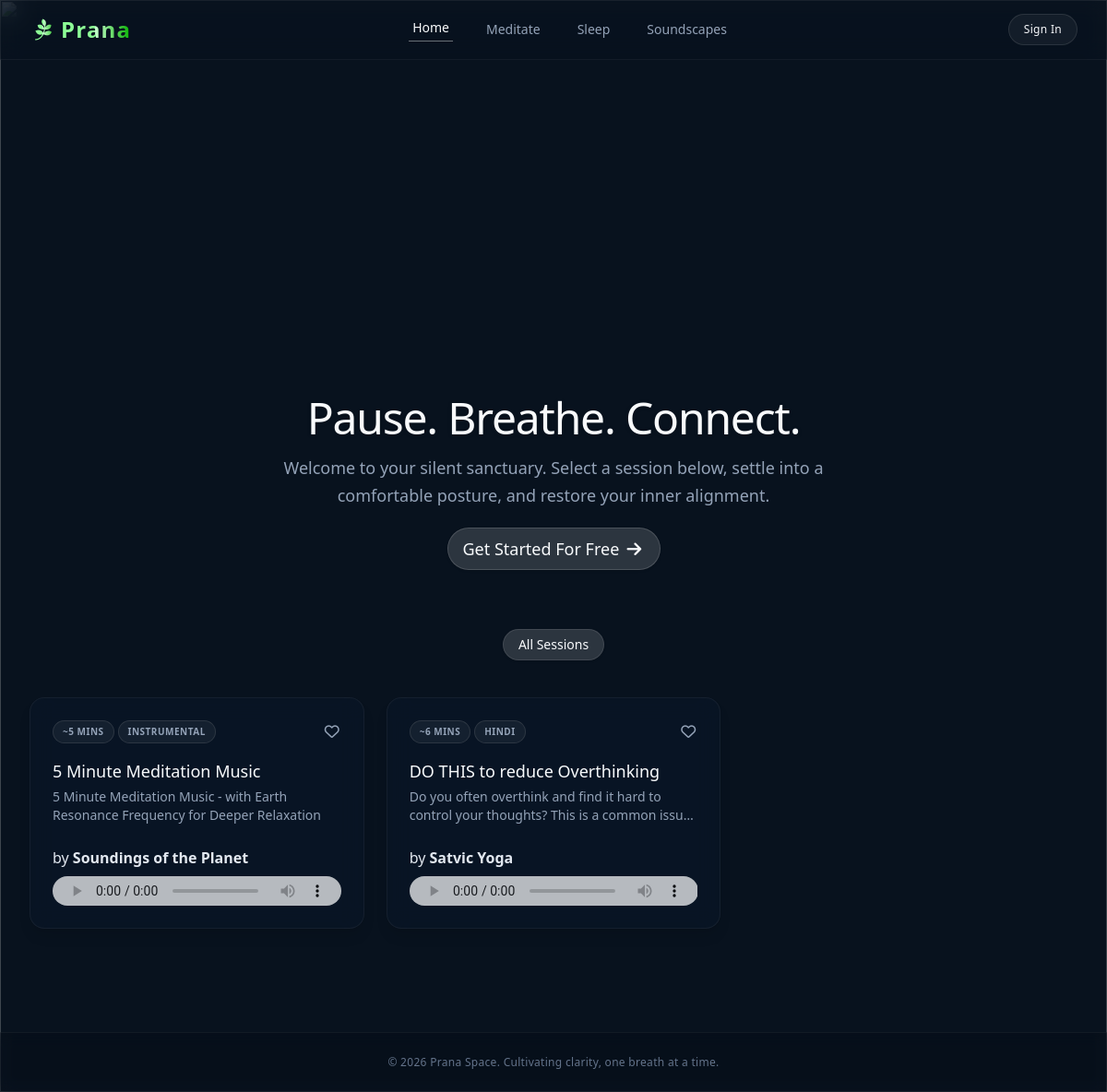
The page / on the database its author committed.
### Home/models.py (models this page shows, shortened)
class AudioMediations(models.Model):
    title = models.CharField(max_length=255)
    description = models.TextField(blank=True, null=True)
    duration = models.IntegerField()
    audio_file = models.FileField(upload_to='mediation_audios/')
    source = models.CharField(max_length=255, blank=True, null=True)
    source_link = models.TextField(blank=True, null=True)
    language = models.CharField(max_length=20)

### Home/views.py (the view)
# urls.py: path('', views.home, name="home")
def home(request):
    music = AudioMediations.objects.all()
    data = {
        'music':music
    }
    return render(request, "index.html", data)

### templates/index.html (shortened to what this page needs)
{% extends 'base.html' %}
{% block main %}
  <main class="grow max-w-7xl w-full mx-auto px-4 sm:px-6 lg:px-8 py-10 lg:py-16 flex flex-col justify-center items-center">
    <dotlottie-wc src="https://lottie.host/7c0abff9-dd47-486b-92db-56f2f7e956e8/10we6rbi3T.lottie" class="text-center " style="width: 300px;height: 300px" autoplay loop></dotlottie-wc>
    <div class="text-center max-w-2xl mx-auto mb-16">
      <h1 class="text-4xl sm:text-5xl font-light tracking-tight text-[#f8fafc] mb-4 drop-shadow-sm">Pause. Breathe. Connect.</h1>
      <p class="text-base sm:text-lg text-[#94a3b8] font-light leading-relaxed">Welcome to your silent sanctuary. Select a session below, settle into a comfortable posture, and restore your inner alignment.</p>
      {% if request.user.is_authenticated %}
      {% else %}
      <button class="mt-5 bg-white/15 text-[#f8fafc] text-xs sm:text-[18px] font-medium py-2.5 px-4 rounded-full border border-white/15 shadow-sm duration-300 cursor-pointer hover:scale-105 hover:border-white active:scale-95">Get Started For Free <i class="fa-solid fa-arrow-right"></i></button>
      {% endif %}
    </div>
    <div class="flex flex-wrap justify-center gap-3 mb-10">
      <button class="bg-white/15 text-[#f8fafc] text-xs sm:text-sm font-medium py-1.5 px-4 rounded-full border border-white/10 hover:border-white shadow-sm transition-all duration-300">All Sessions</button>
    </div>
    <div class="grid grid-cols-1 sm:grid-cols-2 lg:grid-cols-3 gap-6">
      {% for sound in music %}
        <div class="bg-[#0b1b2d]/40 backdrop-blur-md border border-white/5 rounded-2xl p-6 flex flex-col justify-between transition-all duration-300 hover:border-white/15 hover:bg-[#0b1b2d]/60 hover:-translate-y-1 shadow-lg">
          <div>
            <div class="flex items-center justify-between mb-4">
              <div class="flex gap-1 flex-wrap">
                <span class="text-[10px] font-semibold tracking-wider uppercase px-2.5 py-1 bg-white/5 border border-white/10 text-[#94a3b8] rounded-full">
                  ~{{ sound.duration }}
                  Mins
                </span>
                <span class="text-[10px] font-semibold tracking-wider uppercase px-2.5 py-1 bg-white/5 border border-white/10 text-[#94a3b8] rounded-full">{{ sound.language }}</span>
              </div>
              <span class="text-[#94a3b8] hover:text-[#f8fafc] cursor-pointer transition-colors like">
                <i class="fa-regular fa-heart"></i>
              </span>
            </div>
            <h3 class="text-lg font-medium text-[#f8fafc] mb-1">{{ sound.title }}</h3>
            <p class="text-sm text-[#94a3b8] font-light mb-6 line-clamp-2">{{ sound.description }}</p>
          </div>
          <span>by <a class="font-bold" href="{{sound.source_link}}">{{sound.source}}</a></span>
          <div class="mt-auto pt-2">
            <audio controls class="w-full opacity-75 hover:opacity-100 transition-opacity rounded-lg h-8 bg-transparent">
              <source src="{{ sound.audio_file.url }}" type="audio/mpeg" />Your browser does not support the audio element.
            </audio>
          </div>
        </div>
      {% endfor %}
    </div>
  </main>
{% endblock %}

### templates/base.html (shortened to what this page needs)
{% load static %}
<!DOCTYPE html>
<html lang="en">
  <head>
    <link rel="stylesheet" href="{% static 'css/output.css' %}" />
    <link defer="" media="all" onload="this.media='all'" rel="stylesheet" href="https://site-assets.fontawesome.com/releases/v7.3.1/css/fontawesome.css" />
    <script src="https://cdn.jsdelivr.net/npm/@tailwindcss/browser@4"></script>
  </head>
  <body class="text-[#e2e8f0] bg-[#08121e] h-screen flex flex-col antialiased">
    {% block header %}
      <nav class="w-full border-b border-white/5 bg-[#08121e]/40 backdrop-blur-md sticky top-0 z-40 transition-colors duration-300">
        <div class="max-w-7xl mx-auto px-4 sm:px-6 lg:px-8">
          <div class="flex items-center justify-between h-16">
            <a href="/" class="flex items-center gap-1 group cursor-pointer">
              <span class="text-2xl text-[#94a3b8] group-hover:text-[#f8fafc] transition-colors duration-300"><i class="fa-brands fa-pagelines heading-text" style="color: #1ca643;"></i></span>
              <span class="heading-text font-medium tracking-wider text-[#f8fafc] transition-colors duration-300 text-2xl">Prana</span>
            </a>
            <div class="hidden md:flex items-center gap-8 text-sm font-medium">
              <a href="#" class="text-[#f8fafc] border-b border-white/40 pb-1 px-1 transition-all duration-300">Home</a>
              <a href="#" class="text-[#94a3b8] hover:text-[#f8fafc] transition-colors duration-300 px-1">Meditate</a>
              <a href="#" class="text-[#94a3b8] hover:text-[#f8fafc] transition-colors duration-300 px-1">Sleep</a>
              <a href="#" class="text-[#94a3b8] hover:text-[#f8fafc] transition-colors duration-300 px-1">Soundscapes</a>
            </div>
            <div class="flex gap-1">
              {% if request.user.is_authenticated %}
                <div class="md:flex items-center">
                  <button id="profile-btn" class="bg-white/5 hover:bg-white/10 text-[#f8fafc] text-xs font-medium tracking-wide py-2 px-4 rounded-full border border-white/10 transition-all duration-300 hover:scale-105 active:scale-95" data-link="{% url 'profile' %}"><i class="fa-solid fa-user"></i> {{ request.user.username }}</button>
                </div>
              {% else %}
                <div class="md:flex items-center">
                  <button id="signin-btn" class="bg-white/5 hover:bg-white/10 text-[#f8fafc] text-xs font-medium tracking-wide py-2 px-4 rounded-full border border-white/10 transition-all duration-300 hover:scale-105 active:scale-95" data-link="{% url 'login_view' %}">Sign In</button>
                </div>
              {% endif %}
            </div>
          </div>
        </div>
      </nav>
    {% endblock %}
    {% block main %}
    {% endblock %}
    <footer class="w-full border-t border-white/5 bg-[#050c16]/30 backdrop-blur-sm py-6 mt-12 text-center text-xs text-[#64748b] tracking-wide">&copy; 2026 Prana Space. Cultivating clarity, one breath at a time.</footer>
  </body>
</html>

### rows shown on the page
AudioMediations: duration "5", language "INSTRUMENTAL", title "5 Minute Meditation Music", description "5 Minute Meditation Music - with Earth Resonance Frequency for Deeper Relaxation", source "Soundings of the Planet"
AudioMediations: duration "6", language "HINDI", title "DO THIS to reduce Overthinking", description "Do you often overthink and find it hard to control your thoughts? This is a common…", source "Satvic Yoga"
